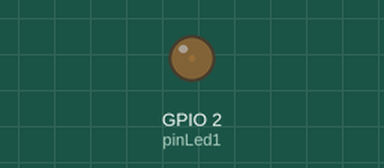
Simulated run of this sketch. Board: ESP32. Parts: output pins drawn as LEDs (lit = HIGH).

Above: at 0.05 s.
At 2.15 s:
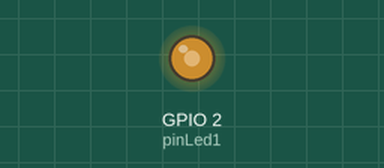
At 3.45 s:
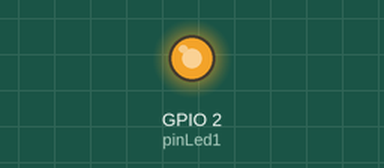
At 6.9 s:
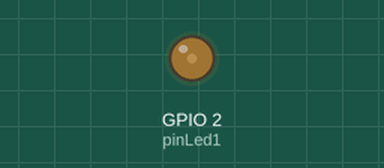
Timing chart, 0 to 10.0 s (numbered marks = the images above):
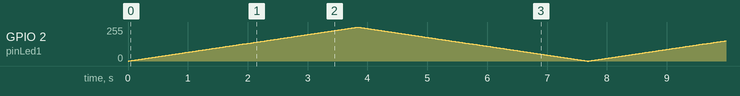

The sketch:

004_Led_pwm.ino
```cpp
int pinLed1 = 2;

//pwm
int frequencia = 5000; //valor bom para trabalhar com led (o valor varia com o componete que estamos trabalhado)
int canal = 0;         //O esp32 possui 16 canais PWM, que vão de 0-15
int resolucao = 8;     //Significa que vamos trabalhar com 8 bits (0-255), mas o esp trabalha com até 16 bits

void setup() {
  //Configurações do pwm no canal desejado
  ledcSetup(canal, frequencia, resolucao);

  //Resumindo o led pinLed1 utiliza as configurações de pwm do canal 0
  ledcAttachPin(pinLed1, canal);

}

void loop() {
  // Laço de repetição que acende o led gradativamente
 //Como estamos trabalhando com 8 bits, o ciclo varia de 0 a 255
  for(int ciclo = 0 ; ciclo <= 255; ciclo++){
    ledcWrite(canal, ciclo);
    delay(15);
  }

  //Laço de repetição que apaga o led gradativamente
  for(int ciclo = 255; ciclo >= 0; ciclo--){
    ledcWrite(canal, ciclo);
    delay(15);
  }


}
```
